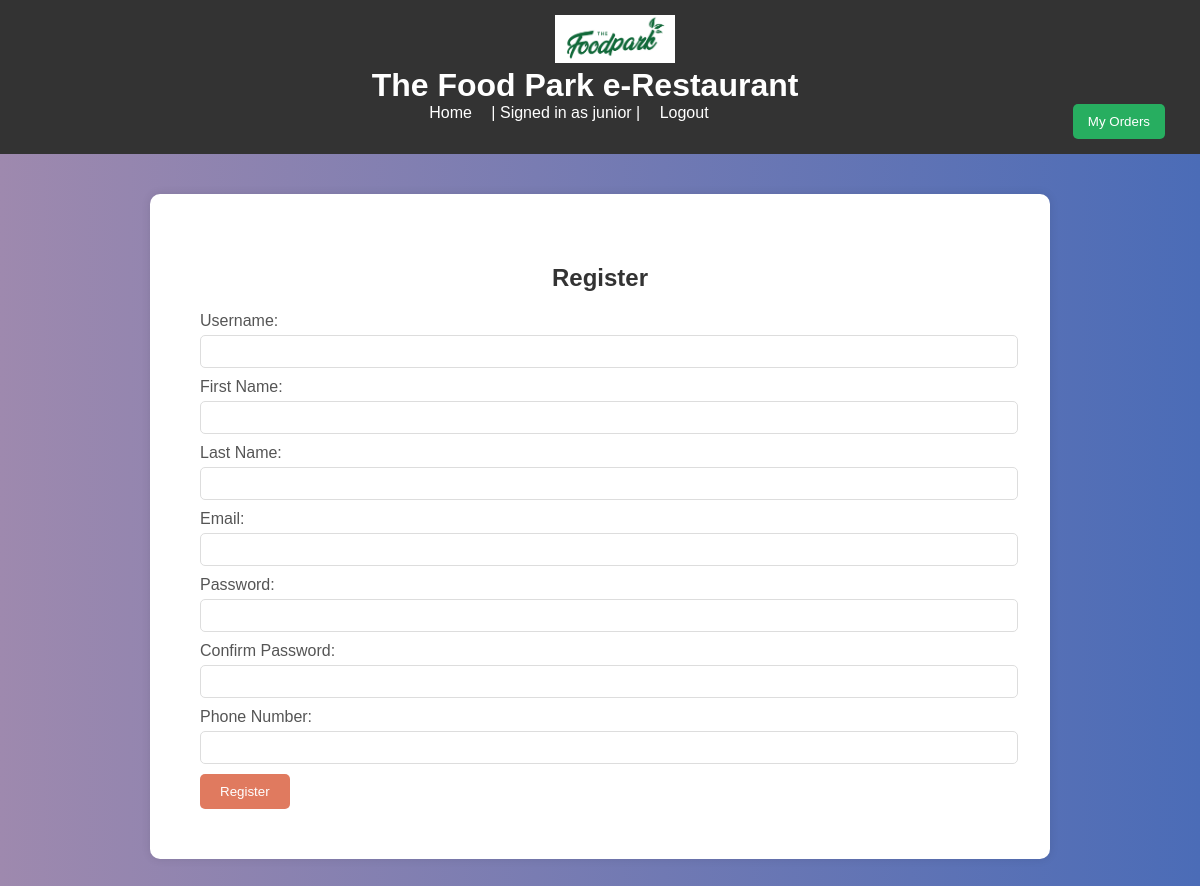
Page /register (signed in) on the committed database.
### restaurant/models.py (models this page shows)
class Configuration(models.Model):
    title = models.CharField(max_length=30,default=None)
    logo = models.ImageField(upload_to='media/',default = None)

class CustomUser(AbstractUser):
    phone_number = models.CharField(max_length=13,null = True)
    is_admin = models.BooleanField(default=False)

### restaurant/views.py (the view)
# urls.py: path("register", views.register, name="register"),
def register(request):
    if request.method == "POST":
        username = request.POST["username"]
        email = request.POST["email"]
        first_name = request.POST['first_name']
        last_name = request.POST['last_name']
        phone_number = request.POST['phone_number']
        password = request.POST["password"]
        confirmation = request.POST["confirmation"]
        if password != confirmation:
            return render(request, "restaurant/register.html", {
                "message": "Passwords must match."
            })
        try:
            user = CustomUser.objects.create_user(username, email, password,first_name=first_name,last_name=last_name,phone_number=phone_number)
            user.save()
        except IntegrityError:
            return render(request, "restaurant/register.html", {
                "message": "Username already taken."
            })
        login(request, user)
        return HttpResponseRedirect(reverse("index"))
    else:
        return render(request, "restaurant/register.html")

### restaurant/context_processors.py (called while the page is built)
def global_context(request):
    return {'restaurant': Configuration.objects.first()}

### restaurant/templates/restaurant/register.html (shortened to what this page needs)
{% extends 'restaurant/layout.html' %}
{% block content %}
    <div id="main-content">
        <div id="register-form">
            <h2>Register</h2>
            <form method="post" action="{% url 'register' %}">
                <label for="id_username">Username:</label>
                <input type="text" name="username" id="id_username" required>
                <br>
                <label for="id_name">First Name:</label>
                <input type="text" name="first_name" id="id_name" required>
                <br>
                <label for="id_name">Last Name:</label>
                <input type="text" name="last_name" id="id_name" required>
                <br>
                <label for="id_email">Email:</label>
                <input type="email" name="email" id="id_email" required>
                <br>
                <label for="id_password">Password:</label>
                <input type="password" name="password" id="id_password" required>
                <br>
                <label for="id_confirm_password">Confirm Password:</label>
                <input type="password" name="confirmation" id="id_confirm_password" required>
                <br>
                <label for="id_phone_number">Phone Number:</label>
                <input type="text" name="phone_number" id="id_phone_number" required>
                <br>
                <button type="submit">Register</button>
            </form>
        </div>
    </div>
{% endblock %}

### restaurant/templates/restaurant/layout.html (shortened to what this page needs)
{% load static %}
<!DOCTYPE html>
<html>
<head>
    <link rel="stylesheet" href="{% static 'restaurant/styles.css' %}">
</head>
<body>
    <div id="header">
        <img src = "{{restaurant.logo.url}}" id = "main-logo">
        {%if restaurant.title %}
            <h1>{{restaurant.title}} e-Restaurant</h1>
        {%else%}
            <h1>Restaurant Ordering System</h1>
            {{restaurant.title}}
        {%endif%}
        <a href="{% url 'index' %}">Home</a> |
        {% if user.is_authenticated %}
        Signed in as {{ user.username }} | <a href="{% url 'logout' %}">Logout</a>
            {% if user.is_admin %}
                <button class="panel-button"  onclick="window.location.href='{% url 'admin_home' %}'">Admin Panel</button>
            {%else%}
                 <button class="panel-button"  onclick="window.location.href='{% url 'user_orders' %}'">My Orders</button>
            {% endif %}
        {% else %}
            <a href="{% url 'login' %}">Login</a> |
            <a href="{% url 'register' %}">Register</a>
        {% endif %}
    </div>
    <div id="main-content">
        {% block content %}{% endblock %}
    </div>
</body>
</html>

### restaurant/static/restaurant/styles.css (style rules this page uses)
body { font-family: 'Arial', sans-serif; margin: 0; padding: 0; display: flex; flex-direction: column; height: 100vh; background: linear-gradient(to right, rgb(158, 137, 174), #4b6cb7); }
#header { background-color: #333; color: white; padding: 15px; text-align: center; width: 100%; z-index: 1000; }
.panel-button { background-color: #27ae60; color: white; padding: 10px 15px; border: none; border-radius: 5px; cursor: pointer; float: right; position: relative; right:50px; }
#header h1 { margin: 0; text-align: center; position: relative; right:30px; }
#header a { color: white; text-decoration: none; margin: 0 15px; text-align: center; }
#main-content { display: flex; flex: 1; padding: 20px; }
#register-form { width: 800px; margin: 0 auto; background-color: #fff; padding: 50px; border-radius: 10px; box-shadow: 0 0 10px rgba(0, 0, 0, 0.1); }
#register-form h2 { text-align: center; color: #333; }
#register-form label { display: block; margin-bottom: 5px; color: #555; }
#register-form input { width: 100%; padding: 8px; margin-bottom: 10px; border: 1px solid #ddd; border-radius: 5px; }
#register-form button { background-color: #e07a5f; color: white; padding: 10px 20px; border: none; border-radius: 5px; cursor: pointer; transition: background-color 0.3s; }
h2 { color: #333; }
#main-logo { width:120px; }

### rows in the picture
Configuration: logo (picture), title "The Food Park"
CustomUser: username "junior"
